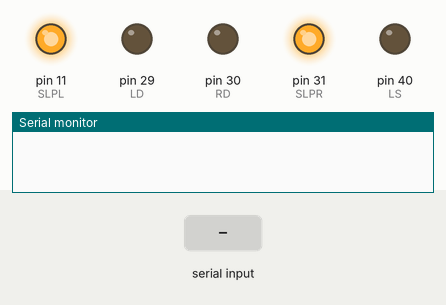
The sketch below on a simulated Arduino Mega 2560, built with avr-gcc and run on an emulated ATmega2560. Shown: output pins drawn as LEDs (lit = HIGH), the last lines printed to the serial monitor. The inputs (shaded band) are chosen by the test bench.

Above: at 1.2 s.
1.3 s: "B" received over the second serial link
At 1.8 s:
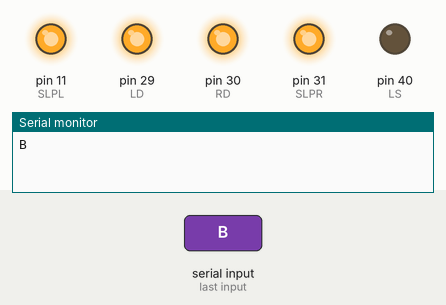
2.8 s: "F" received over the second serial link
At 4.2 s:
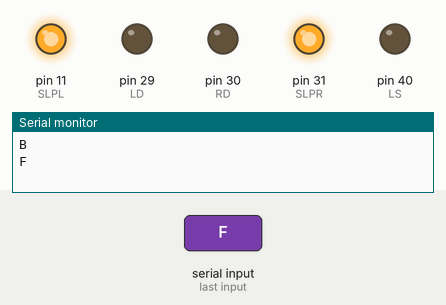
Timing chart, 0 to 5.8 s (numbered marks = the images above; inputs shaded):
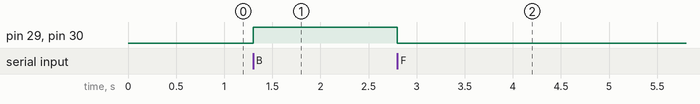

Measured:
- after the input at 1.3 s, pin 29 (LD), pin 30 (RD): LOW → HIGH at once
- after the input at 2.8 s, pin 29 (LD), pin 30 (RD): HIGH → LOW at once

The sketch:

Basic_RSLK.ino
```cpp
/*************************************************************
    This is the code by Saurabh Lanje.
    YouTube Channel - www.youtube.com/saurabhlanje
    Linkedin - www.linkedin.com/in/saurabhlanje
 *************************************************************/

#define LS 40
#define RS 39
#define LD 29
#define RD 30
#define SLPL 11
#define SLPR 31

void setup()
 {
  // put your setup code here, to run once:
Serial.begin(9600);
Serial1.begin(9600);
pinMode(LD,OUTPUT);
pinMode(RD,OUTPUT);
pinMode(SLPL,OUTPUT);
pinMode(SLPR,OUTPUT);
digitalWrite(SLPL , HIGH);
digitalWrite(SLPR ,HIGH);
}

void loop(){

   char c = 0;
  // put your main code here, to run repeatedly:
  if(Serial1.available()){
  c = Serial1.read();
  Serial.println(c);
  }
  switch(c)
  {
case 'F' :   digitalWrite(LD , LOW);
              digitalWrite(RD ,LOW);
              analogWrite(LS  ,20);
              analogWrite(RS  ,20);
              delay(1000);
           break;

case 'B' :    digitalWrite(LD , HIGH);
              digitalWrite(RD ,HIGH);
              analogWrite(LS  ,20);
              analogWrite(RS  ,20);
              delay(1000);
           break;

case 'R' :  digitalWrite(LD , LOW);
            digitalWrite(RD ,LOW);
            analogWrite(LS  ,20);
            analogWrite(RS  ,0);
            delay(1000);
            break;

case 'L' :   digitalWrite(LD , LOW);
              digitalWrite(RD ,LOW);
             analogWrite(LS  ,0);
             analogWrite(RS  ,20);
              delay(1000);
           break;
  }
  }
```
